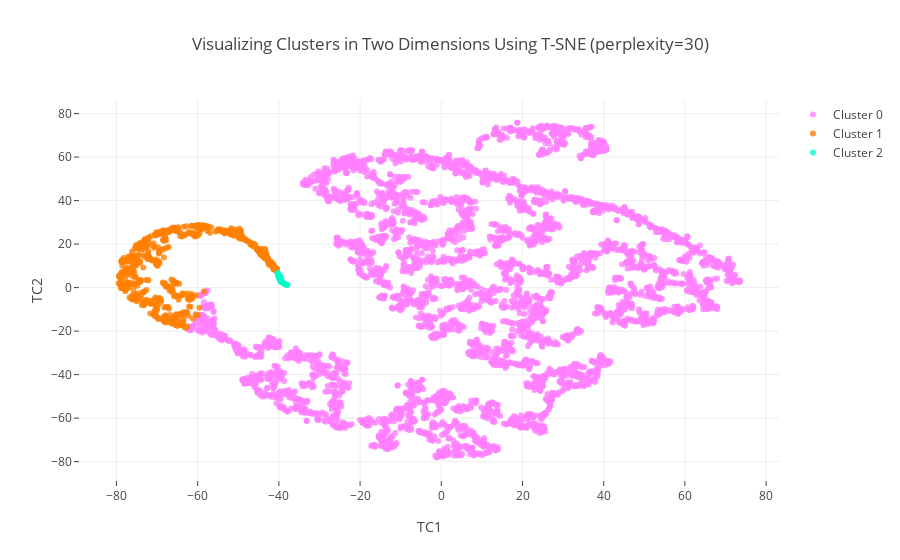

Notebook code cell kept with this figure:
### Code cell
#Instructions for building the 2-D plot

#trace1 is for 'Cluster 0'
trace1 = go.Scatter(
                    x = cluster0["TC1_2d"],
                    y = cluster0["TC2_2d"],
                    mode = "markers",
                    name = "Cluster 0",
                    marker = dict(color = 'rgba(255, 128, 255, 0.8)'),
                    text = None)

#trace2 is for 'Cluster 1'
trace2 = go.Scatter(
                    x = cluster1["TC1_2d"],
                    y = cluster1["TC2_2d"],
                    mode = "markers",
                    name = "Cluster 1",
                    marker = dict(color = 'rgba(255, 128, 2, 0.8)'),
                    text = None)

#trace3 is for 'Cluster 2'
trace3 = go.Scatter(
                    x = cluster2["TC1_2d"],
                    y = cluster2["TC2_2d"],
                    mode = "markers",
                    name = "Cluster 2",
                    marker = dict(color = 'rgba(0, 255, 200, 0.8)'),
                    text = None)

data = [trace1, trace2, trace3]

title = "Visualizing Clusters in Two Dimensions Using T-SNE (perplexity=" + str(perplexity) + ")"

layout = dict(title = title,
              xaxis= dict(title= 'TC1',ticklen= 5,zeroline= False),
              yaxis= dict(title= 'TC2',ticklen= 5,zeroline= False)
             )

fig = dict(data = data, layout = layout)

iplot(fig)

### Figure 1 — Plotly figure (JSON) as saved in the notebook; plotly's stock layout.template omitted (floating-point values rounded to 4 significant figures; data arrays with more than 128 entries replaced by an {"elided": "..."} marker saying what was removed)
{"data": [{"marker": {"color": "rgba(255, 128, 255, 0.8)"}, "mode": "markers", "name": "Cluster 0", "type": "scatter", "uid": "dd563f79-d6f8-4c74-8dfd-f24372703e81", "x": {"elided": "4418 float values"}, "y": {"elided": "4418 float values"}}, {"marker": {"color": "rgba(255, 128, 2, 0.8)"}, "mode": "markers", "name": "Cluster 1", "type": "scatter", "uid": "cc0c2b64-8c99-4b24-8628-d07c93021688", "x": {"elided": "553 float values"}, "y": {"elided": "553 float values"}}, {"marker": {"color": "rgba(0, 255, 200, 0.8)"}, "mode": "markers", "name": "Cluster 2", "type": "scatter", "uid": "f3836b42-1383-4ff8-b770-89bcb2184a42", "x": [-40.33, -40.03, -40.1, -39.38, -40.21, -40.1, -39.07, -39.73, -38.56, -39.56, -39.44, -40.1, -37.87, -39.69, -39.48, -39.42, -39.08, -40.28, -39.78, -38.35, -38.32, -40.0, -39.99, -39.3, -39.58, -39.66, -39.7, -40.12, -38.22], "y": [6.688, 4.614, 5.345, 2.596, 6.21, 5.359, 2.202, 3.416, 1.685, 4.738, 2.7, 5.958, 1.142, 4.956, 2.753, 3.489, 2.22, 6.533, 5.377, 1.473, 1.448, 4.492, 4.54, 3.203, 4.249, 3.973, 3.122, 5.978, 1.373]}], "layout": {"title": {"text": "Visualizing Clusters in Two Dimensions Using T-SNE (perplexity=30)"}, "xaxis": {"ticklen": 5, "title": {"text": "TC1"}, "zeroline": false}, "yaxis": {"ticklen": 5, "title": {"text": "TC2"}, "zeroline": false}}}
